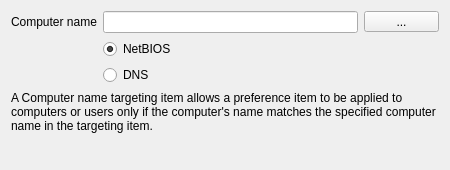
<?xml version="1.0" encoding="UTF-8"?>
<ui version="4.0">
 <class>computerNameWidget</class>
 <widget class="QWidget" name="computerNameWidget">
  <property name="geometry">
   <rect>
    <x>0</x>
    <y>0</y>
    <width>450</width>
    <height>170</height>
   </rect>
  </property>
  <property name="sizePolicy">
   <sizepolicy hsizetype="Preferred" vsizetype="Preferred">
    <horstretch>0</horstretch>
    <verstretch>0</verstretch>
   </sizepolicy>
  </property>
  <property name="minimumSize">
   <size>
    <width>450</width>
    <height>170</height>
   </size>
  </property>
  <property name="windowTitle">
   <string/>
  </property>
  <layout class="QGridLayout" name="gridLayout">
   <item row="0" column="0">
    <widget class="QLabel" name="nameLabel">
     <property name="text">
      <string>Computer name</string>
     </property>
    </widget>
   </item>
   <item row="0" column="1">
    <widget class="QLineEdit" name="nameLineEdit"/>
   </item>
   <item row="0" column="2">
    <widget class="QToolButton" name="nameToolButton">
     <property name="sizePolicy">
      <sizepolicy hsizetype="Maximum" vsizetype="Fixed">
       <horstretch>0</horstretch>
       <verstretch>0</verstretch>
      </sizepolicy>
     </property>
     <property name="minimumSize">
      <size>
       <width>75</width>
       <height>0</height>
      </size>
     </property>
     <property name="maximumSize">
      <size>
       <width>75</width>
       <height>16777215</height>
      </size>
     </property>
     <property name="text">
      <string>...</string>
     </property>
    </widget>
   </item>
   <item row="1" column="1">
    <widget class="QRadioButton" name="biosRadioButton">
     <property name="text">
      <string>NetBIOS</string>
     </property>
     <property name="checked">
      <bool>true</bool>
     </property>
    </widget>
   </item>
   <item row="2" column="1">
    <widget class="QRadioButton" name="dnsRadioButton">
     <property name="text">
      <string>DNS</string>
     </property>
    </widget>
   </item>
   <item row="3" column="0" colspan="3">
    <widget class="QLabel" name="label">
     <property name="text">
      <string>A Computer name targeting item allows a preference item to be applied to computers or users only if the computer's name matches the specified computer name in the targeting item.</string>
     </property>
     <property name="wordWrap">
      <bool>true</bool>
     </property>
    </widget>
   </item>
   <item row="4" column="0" colspan="3">
    <spacer name="verticalSpacer">
     <property name="orientation">
      <enum>Qt::Vertical</enum>
     </property>
     <property name="sizeHint" stdset="0">
      <size>
       <width>558</width>
       <height>79</height>
      </size>
     </property>
    </spacer>
   </item>
  </layout>
 </widget>
 <resources/>
 <connections/>
</ui>
